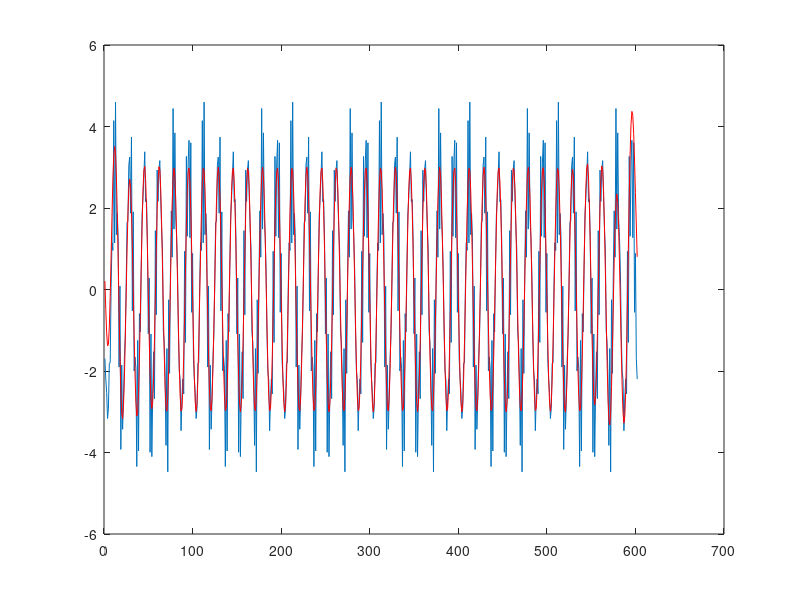

The MATLAB script that drew this image:
fs = 100;
% fs is Sampling frequency in hz
% Time vector - use colon operator to generate integer vector of sample
% numbers
t = 1:.01:7.01; %7 seconds of sampling
f1 = 6; %6 Hz freq
f2 = 40; %40 Hz freq
f3 = 45; %45 Hz freq
signal = 3*cos(2*pi*f1*t + 2) + 1*cos(2*pi*f2*t + 1) + 1*cos(2*pi*f3*t + 3);
fs=100; % sample frequency
fc1=2; %cutoff frequency low
fc2=15; %cutoff frequency high
[B,A]=butter(3,[fc1/(fs/2) fc2/(fs/2)] ,'bandpass'); 
filtered_signal=filtfilt(B,A,signal);
plot(signal)
hold on
plot(filtered_signal, 'r')
figure
X = fft(signal);
Z = fft(filtered_signal);
n=length(X);
X_mag = abs(X);
X_phase = angle(X);
w = fs/(length(t)-1);
binHzConv = ((fs)/(n) +.000001);
freq = 0:binHzConv:100;
p = unwrap(angle(X)); 
g = unwrap(angle(Z));